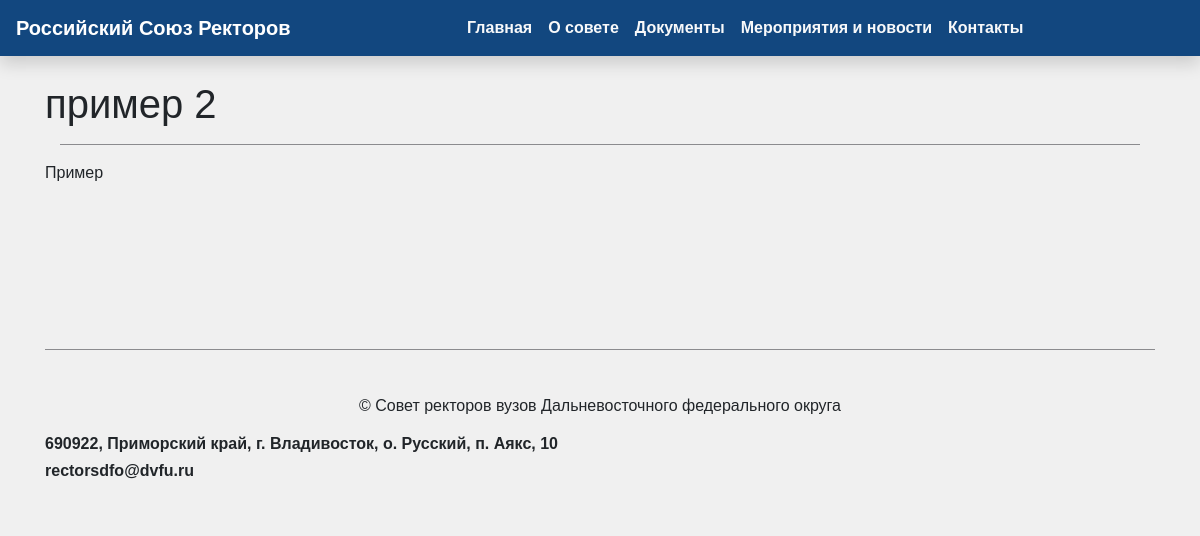
The page /news/primer-2/ on the database as committed earlier.
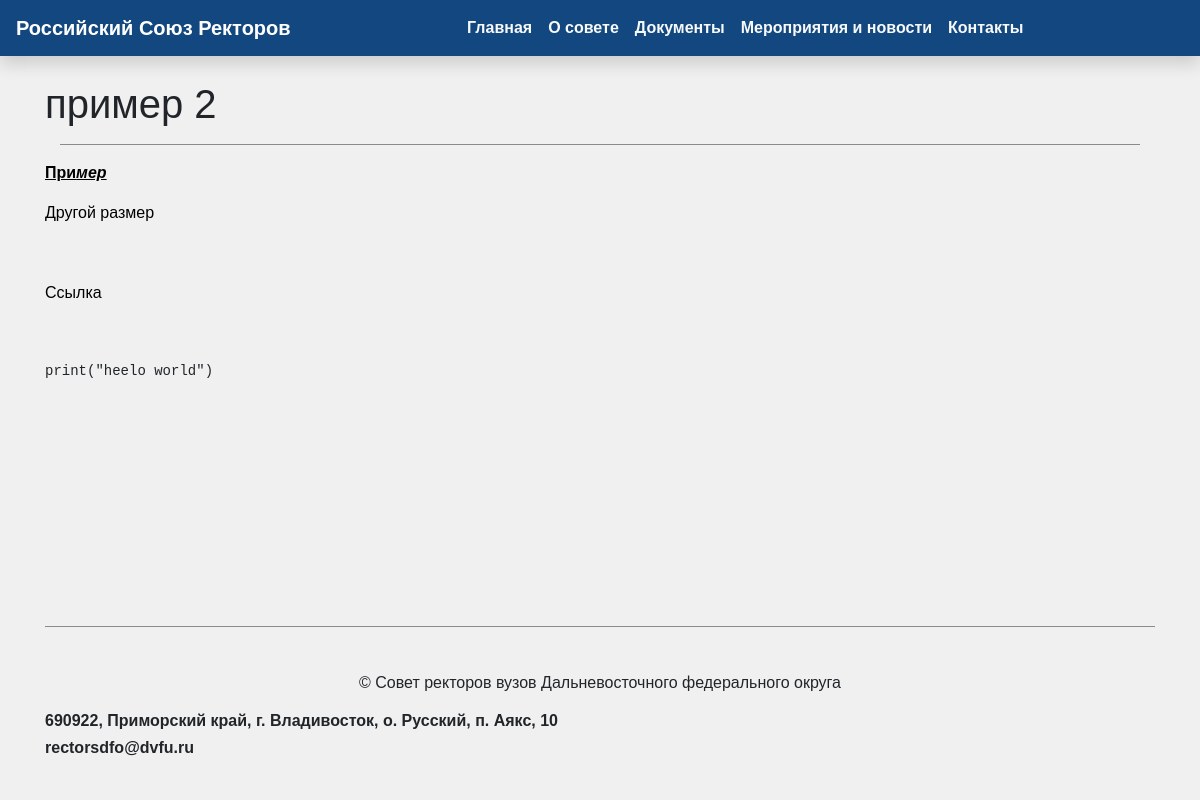
The same page on the database as committed later.
### landing/models.py (models this page shows, shortened)
class BaseModel(models.Model):
    title = models.CharField(max_length=200, verbose_name='Заголовок')
    slug = models.SlugField(max_length=250, unique=True, verbose_name='Слаг(юрл)')
    image = models.ImageField(upload_to='images/', default='placeholder.jpg', verbose_name='Изображение')
    thumbnail = models.ImageField(upload_to='thumbnails/', verbose_name='Миниатюра', blank=True, null=True)
    tags = models.ManyToManyField('Tag', blank=True, verbose_name='Тэги')
    created_at = models.DateTimeField(auto_now_add=True, verbose_name='Дата создания')
    class Meta:
        abstract = True

class News(BaseModel):
    text = CKEditor5Field(verbose_name='Текст новости', default='Tекст', config_name='extends')
    photos = models.ManyToManyField('Photo', related_name='news_photos', blank=True, verbose_name='Изображения')
    class Meta:
        verbose_name = 'Новость'
        verbose_name_plural = 'Новости'

### landing/views.py (the view)
# urls.py: path('news/<slug:slug>/', views.news_detail, name='news_detail'),
def news_detail(request, slug):
    event = get_object_or_404(News, slug=slug)
    context = {'event': event}
    return render(request, 'details/news_detail.html', context)

### templates/details/news_detail.html (shortened to what this page needs)
{% extends "core/base.html" %}
{% block content %}
{% load static %}
<main class="container mt-4">
    <div class="row">
        <div class="col-12">
            <h1>{{ event.title }}</h1>
            <div class="container mt-3">
                <div class="horizontal-bar mb-3"></div>
            </div>
            <div class="content text-left">
                <p>{{ event.text|safe }}</p>
            </div>
        </div>
    </div>
    <div class="container mt-4">
        <div class="row no-gutters">
        </div>
    </div>
</main>
{% include "core/footer.html" %}
{% endblock %}

Rows that differ between the two databases and show on the page:
changed News "пример 2": text "Пример" → "При мер Другой размер Ссылка print(\"heelo world\")"
